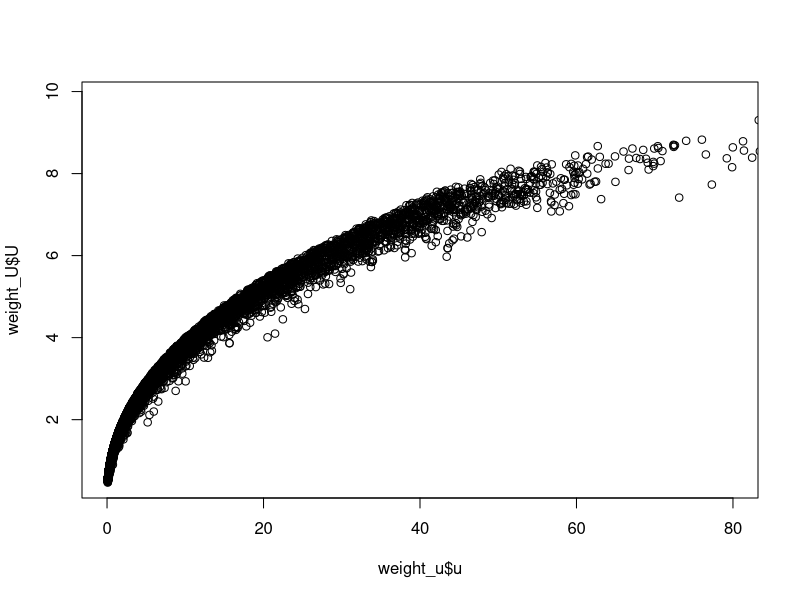
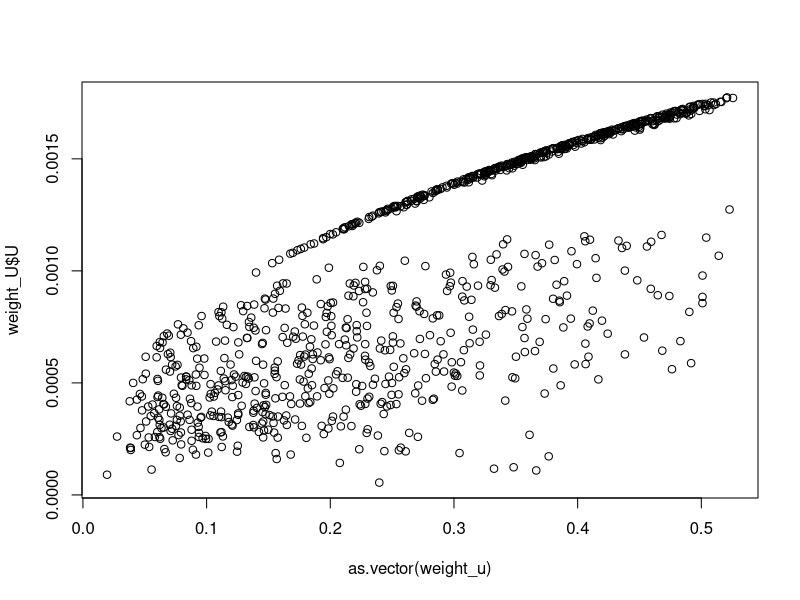

The R script that drew these images, in order: (Note: this script raises an error after producing the figures.)
## ---- chunk 1
library(dplyr)
## ---- chunk 2

weight_u<-list()
weight_U<-list()
## ---- chunk 3
weight_u<-list()
weight_U<-list()
for(i in 1:9999){
m<-runif(1,min=log(0.10),max=log(40)) #ln of desired mean velocity
s<-runif(1,min=log(1.5),max=log(3))
l<-runif(1,min=1,max=1) #perc cover to low vel
h<-runif(1,min=1,max=1) #perc cover to high vel
#ln of desired sd velocity
vel_patch <- as.data.frame(rlnorm(30,meanlog = m, sdlog = s))
colnames(vel_patch)<- c("u") #velocity data
data<- mutate(vel_patch, coverage = ifelse(u > 10, h, l)) #change accordingly
data$cover<- data$coverage/(sum(data$coverage)) #covergae data based on velocity   
data$U<- 1.463*((data$u)^0.4419) #uptake based on known power function
data$weight_U<-data$U*data$cover #weighted U based on variaton in velocity
weight_u[[i]]<-mean(data$u)
weight_U[[i]]<-sum(data$weight_U,na.rm = T)
}
weight_u<-as.data.frame(as.numeric(weight_u))
colnames(weight_u)<- c("u")
weight_U<-as.data.frame(as.numeric(weight_U))
colnames(weight_U)<- c("U")
plot(weight_u$u, weight_U$U,xlim=c(0,80))


## ---- chunk 4
weight_u<-list()
weight_U<-list()
for(i in 1:999){
m<-runif(1,min=0.05,max=0.5) #ln of desired mean velocity
s<-runif(1,min=0.01,max=0.2)
l<-runif(1,min=10,max=20) #perc cover to low vel
h<-runif(1,min=0.1,max=0.5) #perc cover to high vel
#ln of desired sd velocity
vel_patch <- as.data.frame(rnorm(30,mean = m, sd = s))
colnames(vel_patch)<- c("u") #velocity data
data<- mutate(vel_patch, coverage = ifelse(u > 0.1, h, l)) #change accordingly
data$cover<- data$coverage/(sum(data$coverage)) #covergae data based on velocity   
data$U<- 11.197*((data$u)^0.4419) #uptake based on known power function
data$weight_U<-data$U*data$cover #weighted U based on variaton in velocity
weight_u[[i]]<-mean(data$u)
weight_U[[i]]<-sum(data$weight_U,na.rm = T)
}
weight_U<-as.data.frame(as.numeric(weight_U))
colnames(weight_U)<- c("U")
weight_U$U<-weight_U$U/sum(weight_U$U)
plot(as.vector(weight_u),weight_U$U)

## ---- chunk 5
    data$U<- 11.197*((data$weight_u)^0.4419)
    data$firstU<-11.197*0.44419*((data$weight_u)^0.4419-1)
    data$secondU<- 11.197*0.4419*(0.4419-1)*((data$weight_u)^((0.4419-1)-1))

